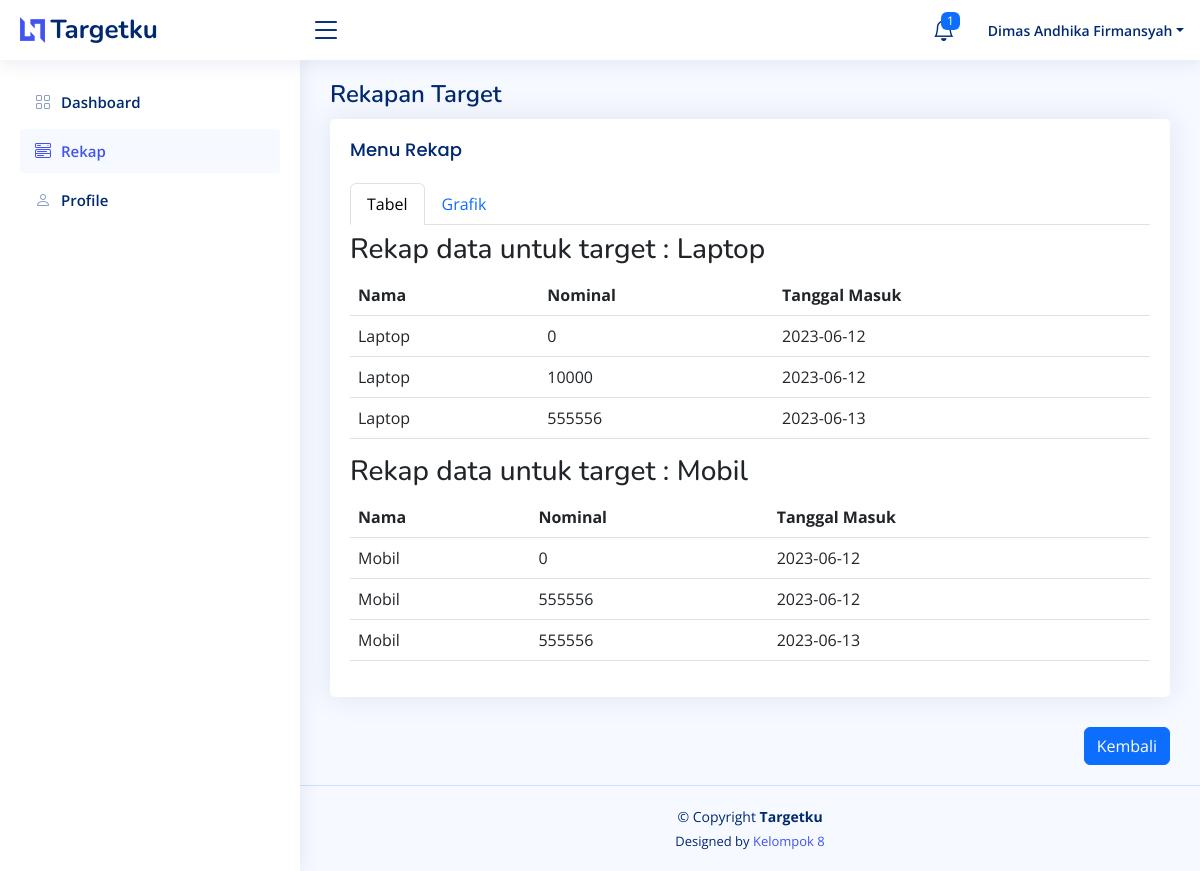
Page /rekap.php (signed in) on the committed database.
### tables this page shows
CREATE TABLE `pemasukkan` (
  `id` int(11) NOT NULL,
  `id_target` int(11) NOT NULL,
  `masuk` int(11) NOT NULL,
  `hari_ini` date NOT NULL
);

CREATE TABLE `target` (
  `id` int(11) NOT NULL,
  `nama` varchar(100) NOT NULL,
  `hari_target` date NOT NULL,
  `harga` int(11) NOT NULL
);

### tabel.php (the view, shortened to what this page needs)
<?php $query = "SELECT  * FROM target JOIN pemasukkan ON target.id=pemasukkan.id_target";
$result = mysqli_query($koneksi, $query);
$dataPerNama = array();
while ($row = mysqli_fetch_assoc($result)) {
  $nama = $row['nama'];
  if (!isset($dataPerNama[$nama])) {
    $dataPerNama[$nama] = array();
  }
  $dataPerNama[$nama][] = $row;
}
foreach ($dataPerNama as $nama => $data) {
  echo "<h3>Rekap data untuk target : $nama</h3>";
  echo "<table class ='table defaulttable'>";
  echo "<tr><th>Nama</th><th>Nominal</th><th>Tanggal Masuk</th></tr>";
  foreach ($data as $row) {
    echo "<tr>";
    echo "<td>" . $nama . "</td>";
    echo "<td>" . $row['masuk'] . "</td>";
    echo "<td>" . $row['hari_ini'] . "</td>";
    echo "</tr>";
  }
  echo "</table>";
}
?>

### assets/css/style.css (style rules this page uses)
:root { scroll-behavior: smooth; }
body { font-family: "Open Sans", sans-serif; background: #f6f9ff; color: #444444; }
h1, h2, h3, h4, h5, h6 { font-family: "Nunito", sans-serif; }

### rows in the picture
pemasukkan: nama "Laptop", masuk "0", hari_ini "2023-06-12"
pemasukkan: nama "Laptop", masuk "10000", hari_ini "2023-06-12"
pemasukkan: nama "Laptop", masuk "555556", hari_ini "2023-06-13"
pemasukkan: id_target.nama "Mobil", masuk "555556", hari_ini "2023-06-13"
pemasukkan: id_target.nama "Mobil", masuk "0", hari_ini "2023-06-12"
pemasukkan: id_target.nama "Mobil", masuk "555556", hari_ini "2023-06-12"

### other values in the picture
$nama "Dimas Andhika Firmansyah"
$nama "Laptop"
